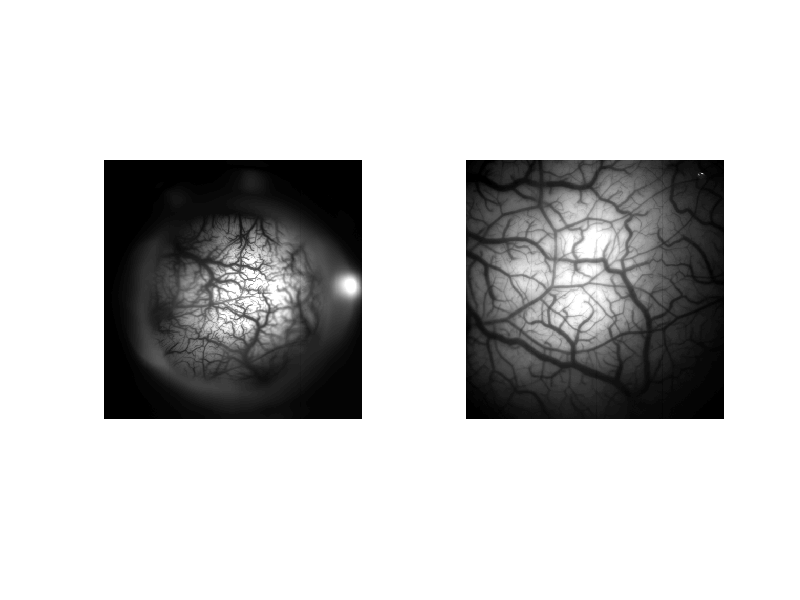

This figure's MATLAB source: (Note: this script raises an error after producing the figure.)
%% Demo: Brute Force Registration 
%
%-------------------------------------------
% by Giacomo Benvenuti
% <giacomox@gmail.com>
% Repository
% https://github.com/giacomox/RetinoMapModel
%-------------------------------------------

%% Load test images
% we load two test images 'I' and 'J'. They have been shooted in the same 
% cortical area at two different moments in time, with different lenses and 
% camera rotation. The resolution is pretty bad and the vasculature has 
% changed a bit between the first and second shoot. For this reason automatic 
% registration algoritms are not very good in matching these two images. 

load ./test_data/images.mat

%% Display test images

% Adjust contrast 
I = imadjust(I);
J = imadjust(J);

% Display
figure; 
subplot(121); imshow(I); 
subplot(122); imshow(J);


%% Select the same features in the two images
% We need to define some global variable that will be 
% modified by our function

[tform fixpoints movingpoints] = SelectFeatures(I,J); 

%%

tform= fitgeotrans(movingpoints, fixpoints,'projective');
I2 = imwarp(I,tform,'OutputView', imref2d(size(I)));

figure
col = 'rgbymc';

subplot(131)
imshow(I); hold on 
for i = 1:6
scatter(movingpoints(i,1),movingpoints(i,2),['+' col(i)])
end
title('Moving image')


subplot(132)
imshow(J); hold on 
for i = 1:6    
scatter(fixpoints(i,1),fixpoints(i,2),['+' col(i)])
end
title('Fix image')

subplot(133)
imshow(I2); hold on 
title('Transformation ')
%% Apply same transformation to the Retino matrix


%%
clear M J2

tform= fitgeotrans( fixpoints,movingpoints,'projective');
J2 = imwarp(J,tform,'OutputView', imref2d(size(I)));

J2 = double(J2);
J2(find(J2==0)) = nan;
reshape(J2,[504 504]);

M(:,:,2) = double(I);
M(:,:,3) = (RX.*-100);
M(:,:,4) = (RY.*-100);
M(:,:,5) = double(J2);
hf2 = figure ;
hs = slice(M,[],[],[2: 5]) ;
shading interp
set(hs,'FaceAlpha',0.8);
caxis([-10 200])
colormap(gray)
zlim([0 6])
view([110   25])

%%
